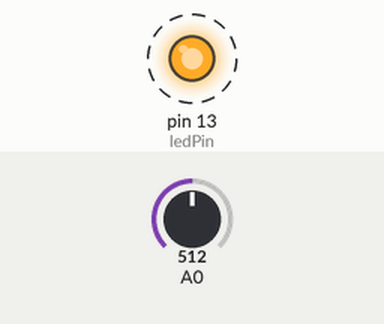
This sketch was run on a simulated Arduino Uno, built with avr-gcc and run on an emulated ATmega328P. On the bench: output pins drawn as LEDs (lit = HIGH). Dashed ring = blinking. The test bench sets the inputs (shaded band); at power-on: A0 = 512. What the sketch prints to the serial monitor is not drawn.

Above: at 0.2 s.
Timing chart, 0 to 3.0 s (numbered marks = the images above):
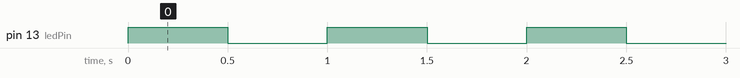

Measured:
- by itself, pin 13 (ledPin): alternates HIGH for 0.50 s and LOW for 0.50 s

The sketch:

AnalogInput.ino
```cpp
/*
  Analog Input
 */

const int ledPin = 13;
int previousA0Value = 0;

void setup()
{
    pinMode(ledPin, OUTPUT);
    Serial.begin(115200);
}

void loop()
{
    int A0value = analogRead(A0);
    if ( A0value != previousA0Value ) {
        Serial.print("value = "); Serial.println(A0value);
        previousA0Value = A0value;
    }
    digitalWrite(ledPin, HIGH);delay(500);
    digitalWrite(ledPin, LOW); delay(500);
}
```
